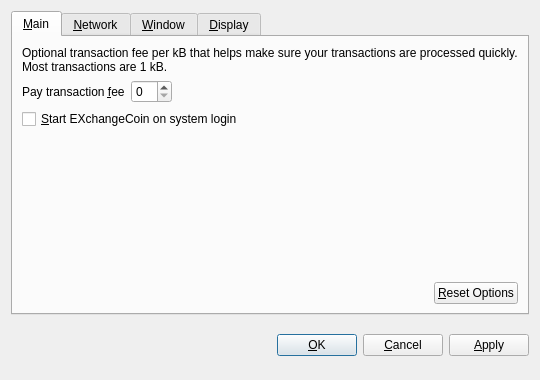
<?xml version="1.0" encoding="UTF-8"?>
<ui version="4.0">
 <class>OptionsDialog</class>
 <widget class="QDialog" name="OptionsDialog">
  <property name="geometry">
   <rect>
    <x>0</x>
    <y>0</y>
    <width>540</width>
    <height>380</height>
   </rect>
  </property>
  <property name="windowTitle">
   <string>Options</string>
  </property>
  <property name="modal">
   <bool>true</bool>
  </property>
  <layout class="QVBoxLayout" name="verticalLayout">
   <item>
    <widget class="QTabWidget" name="tabWidget">
     <property name="tabPosition">
      <enum>QTabWidget::North</enum>
     </property>
     <property name="currentIndex">
      <number>0</number>
     </property>
     <widget class="QWidget" name="tabMain">
      <attribute name="title">
       <string>&amp;Main</string>
      </attribute>
      <layout class="QVBoxLayout" name="verticalLayout_Main">
       <item>
        <widget class="QLabel" name="transactionFeeInfoLabel">
         <property name="text">
          <string>Optional transaction fee per kB that helps make sure your transactions are processed quickly. Most transactions are 1 kB.</string>
         </property>
         <property name="textFormat">
          <enum>Qt::PlainText</enum>
         </property>
         <property name="wordWrap">
          <bool>true</bool>
         </property>
        </widget>
       </item>
       <item>
        <layout class="QHBoxLayout" name="horizontalLayout_1_Main">
         <item>
          <widget class="QLabel" name="transactionFeeLabel">
           <property name="text">
            <string>Pay transaction &amp;fee</string>
           </property>
           <property name="textFormat">
            <enum>Qt::PlainText</enum>
           </property>
           <property name="buddy">
            <cstring>transactionFee</cstring>
           </property>
          </widget>
         </item>
         <item>
          <widget class="BitcoinAmountField" name="transactionFee"/>
         </item>
         <item>
          <spacer name="horizontalSpacer_1_Main">
           <property name="orientation">
            <enum>Qt::Horizontal</enum>
           </property>
           <property name="sizeHint" stdset="0">
            <size>
             <width>40</width>
             <height>20</height>
            </size>
           </property>
          </spacer>
         </item>
        </layout>
       </item>
       <item>
        <widget class="QCheckBox" name="bitcoinAtStartup">
         <property name="toolTip">
          <string>Automatically start EXchangeCoin after logging in to the system.</string>
         </property>
         <property name="text">
          <string>&amp;Start EXchangeCoin on system login</string>
         </property>
        </widget>
       </item>
       <item>
        <spacer name="verticalSpacer_Main">
         <property name="orientation">
          <enum>Qt::Vertical</enum>
         </property>
         <property name="sizeHint" stdset="0">
          <size>
           <width>20</width>
           <height>40</height>
          </size>
         </property>
        </spacer>
       </item>
       <item>
        <layout class="QHBoxLayout" name="horizontalLayout_2_Main">
         <item>
          <spacer name="horizontalSpacer_2_Main">
           <property name="orientation">
            <enum>Qt::Horizontal</enum>
           </property>
           <property name="sizeHint" stdset="0">
            <size>
             <width>40</width>
             <height>20</height>
            </size>
           </property>
          </spacer>
         </item>
         <item>
          <widget class="QPushButton" name="resetButton">
           <property name="toolTip">
            <string>Reset all client options to default.</string>
           </property>
           <property name="text">
            <string>&amp;Reset Options</string>
           </property>
           <property name="autoDefault">
            <bool>false</bool>
           </property>
          </widget>
         </item>
        </layout>
       </item>
      </layout>
     </widget>
     <widget class="QWidget" name="tabNetwork">
      <attribute name="title">
       <string>&amp;Network</string>
      </attribute>
      <layout class="QVBoxLayout" name="verticalLayout_Network">
       <item>
        <widget class="QCheckBox" name="mapPortUpnp">
         <property name="toolTip">
          <string>Automatically open the EXchangeCoin client port on the router. This only works when your router supports UPnP and it is enabled.</string>
         </property>
         <property name="text">
          <string>Map port using &amp;UPnP</string>
         </property>
        </widget>
       </item>
       <item>
        <widget class="QCheckBox" name="connectSocks">
         <property name="toolTip">
          <string>Connect to the EXchangeCoin network through a SOCKS proxy (e.g. when connecting through Tor).</string>
         </property>
         <property name="text">
          <string>&amp;Connect through SOCKS proxy:</string>
         </property>
        </widget>
       </item>
       <item>
        <layout class="QHBoxLayout" name="horizontalLayout_Network">
         <item>
          <widget class="QLabel" name="proxyIpLabel">
           <property name="text">
            <string>Proxy &amp;IP:</string>
           </property>
           <property name="textFormat">
            <enum>Qt::PlainText</enum>
           </property>
           <property name="buddy">
            <cstring>proxyIp</cstring>
           </property>
          </widget>
         </item>
         <item>
          <widget class="QValidatedLineEdit" name="proxyIp">
           <property name="maximumSize">
            <size>
             <width>140</width>
             <height>16777215</height>
            </size>
           </property>
           <property name="toolTip">
            <string>IP address of the proxy (e.g. 127.0.0.1)</string>
           </property>
          </widget>
         </item>
         <item>
          <widget class="QLabel" name="proxyPortLabel">
           <property name="text">
            <string>&amp;Port:</string>
           </property>
           <property name="textFormat">
            <enum>Qt::PlainText</enum>
           </property>
           <property name="buddy">
            <cstring>proxyPort</cstring>
           </property>
          </widget>
         </item>
         <item>
          <widget class="QLineEdit" name="proxyPort">
           <property name="maximumSize">
            <size>
             <width>55</width>
             <height>16777215</height>
            </size>
           </property>
           <property name="toolTip">
            <string>Port of the proxy (e.g. 9050)</string>
           </property>
          </widget>
         </item>
         <item>
          <widget class="QLabel" name="socksVersionLabel">
           <property name="text">
            <string>SOCKS &amp;Version:</string>
           </property>
           <property name="textFormat">
            <enum>Qt::PlainText</enum>
           </property>
           <property name="buddy">
            <cstring>socksVersion</cstring>
           </property>
          </widget>
         </item>
         <item>
          <widget class="QValueComboBox" name="socksVersion">
           <property name="toolTip">
            <string>SOCKS version of the proxy (e.g. 5)</string>
           </property>
          </widget>
         </item>
         <item>
          <spacer name="horizontalSpacer_Network">
           <property name="orientation">
            <enum>Qt::Horizontal</enum>
           </property>
           <property name="sizeHint" stdset="0">
            <size>
             <width>40</width>
             <height>20</height>
            </size>
           </property>
          </spacer>
         </item>
        </layout>
       </item>
       <item>
        <spacer name="verticalSpacer_Network">
         <property name="orientation">
          <enum>Qt::Vertical</enum>
         </property>
         <property name="sizeHint" stdset="0">
          <size>
           <width>20</width>
           <height>40</height>
          </size>
         </property>
        </spacer>
       </item>
      </layout>
     </widget>
     <widget class="QWidget" name="tabWindow">
      <attribute name="title">
       <string>&amp;Window</string>
      </attribute>
      <layout class="QVBoxLayout" name="verticalLayout_Window">
       <item>
        <widget class="QCheckBox" name="minimizeToTray">
         <property name="toolTip">
          <string>Show only a tray icon after minimizing the window.</string>
         </property>
         <property name="text">
          <string>&amp;Minimize to the tray instead of the taskbar</string>
         </property>
        </widget>
       </item>
       <item>
        <widget class="QCheckBox" name="minimizeOnClose">
         <property name="toolTip">
          <string>Minimize instead of exit the application when the window is closed. When this option is enabled, the application will be closed only after selecting Quit in the menu.</string>
         </property>
         <property name="text">
          <string>M&amp;inimize on close</string>
         </property>
        </widget>
       </item>
       <item>
        <spacer name="verticalSpacer_Window">
         <property name="orientation">
          <enum>Qt::Vertical</enum>
         </property>
         <property name="sizeHint" stdset="0">
          <size>
           <width>20</width>
           <height>40</height>
          </size>
         </property>
        </spacer>
       </item>
      </layout>
     </widget>
     <widget class="QWidget" name="tabDisplay">
      <attribute name="title">
       <string>&amp;Display</string>
      </attribute>
      <layout class="QVBoxLayout" name="verticalLayout_Display">
       <item>
        <layout class="QHBoxLayout" name="horizontalLayout_1_Display">
         <item>
          <widget class="QLabel" name="langLabel">
           <property name="text">
            <string>User Interface &amp;language:</string>
           </property>
           <property name="textFormat">
            <enum>Qt::PlainText</enum>
           </property>
           <property name="buddy">
            <cstring>lang</cstring>
           </property>
          </widget>
         </item>
         <item>
          <widget class="QValueComboBox" name="lang">
           <property name="toolTip">
            <string>The user interface language can be set here. This setting will take effect after restarting EXchangeCoin.</string>
           </property>
          </widget>
         </item>
        </layout>
       </item>
       <item>
        <layout class="QHBoxLayout" name="horizontalLayout_2_Display">
         <item>
          <widget class="QLabel" name="unitLabel">
           <property name="text">
            <string>&amp;Unit to show amounts in:</string>
           </property>
           <property name="textFormat">
            <enum>Qt::PlainText</enum>
           </property>
           <property name="buddy">
            <cstring>unit</cstring>
           </property>
          </widget>
         </item>
         <item>
          <widget class="QValueComboBox" name="unit">
           <property name="toolTip">
            <string>Choose the default subdivision unit to show in the interface and when sending coins.</string>
           </property>
          </widget>
         </item>
        </layout>
       </item>
       <item>
        <widget class="QCheckBox" name="displayAddresses">
         <property name="toolTip">
          <string>Whether to show EXchangeCoin addresses in the transaction list or not.</string>
         </property>
         <property name="text">
          <string>&amp;Display addresses in transaction list</string>
         </property>
        </widget>
       </item>
       <item>
        <widget class="QCheckBox" name="coinControlFeatures">
         <property name="toolTip">
          <string>Whether to show coin control features or not.</string>
         </property>
         <property name="text">
          <string>Display coin &amp;control features (experts only!)</string>
         </property>
        </widget>
       </item>
       <item>
        <spacer name="verticalSpacer_Display">
         <property name="orientation">
          <enum>Qt::Vertical</enum>
         </property>
         <property name="sizeHint" stdset="0">
          <size>
           <width>20</width>
           <height>40</height>
          </size>
         </property>
        </spacer>
       </item>
      </layout>
     </widget>
    </widget>
   </item>
   <item>
    <layout class="QHBoxLayout" name="horizontalLayout_Buttons">
     <item>
      <spacer name="horizontalSpacer_1">
       <property name="orientation">
        <enum>Qt::Horizontal</enum>
       </property>
       <property name="sizeHint" stdset="0">
        <size>
         <width>40</width>
         <height>48</height>
        </size>
       </property>
      </spacer>
     </item>
     <item>
      <widget class="QLabel" name="statusLabel">
       <property name="font">
        <font>
         <weight>75</weight>
         <bold>true</bold>
        </font>
       </property>
       <property name="text">
        <string/>
       </property>
       <property name="textFormat">
        <enum>Qt::PlainText</enum>
       </property>
       <property name="wordWrap">
        <bool>true</bool>
       </property>
      </widget>
     </item>
     <item>
      <spacer name="horizontalSpacer_2">
       <property name="orientation">
        <enum>Qt::Horizontal</enum>
       </property>
       <property name="sizeHint" stdset="0">
        <size>
         <width>40</width>
         <height>48</height>
        </size>
       </property>
      </spacer>
     </item>
     <item>
      <widget class="QPushButton" name="okButton">
       <property name="text">
        <string>&amp;OK</string>
       </property>
      </widget>
     </item>
     <item>
      <widget class="QPushButton" name="cancelButton">
       <property name="text">
        <string>&amp;Cancel</string>
       </property>
       <property name="autoDefault">
        <bool>false</bool>
       </property>
      </widget>
     </item>
     <item>
      <widget class="QPushButton" name="applyButton">
       <property name="text">
        <string>&amp;Apply</string>
       </property>
       <property name="autoDefault">
        <bool>false</bool>
       </property>
      </widget>
     </item>
    </layout>
   </item>
  </layout>
 </widget>
 <customwidgets>
  <customwidget>
   <class>BitcoinAmountField</class>
   <extends>QSpinBox</extends>
   <header>bitcoinamountfield.h</header>
  </customwidget>
  <customwidget>
   <class>QValueComboBox</class>
   <extends>QComboBox</extends>
   <header>qvaluecombobox.h</header>
  </customwidget>
  <customwidget>
   <class>QValidatedLineEdit</class>
   <extends>QLineEdit</extends>
   <header>qvalidatedlineedit.h</header>
  </customwidget>
 </customwidgets>
 <resources/>
 <connections/>
</ui>
